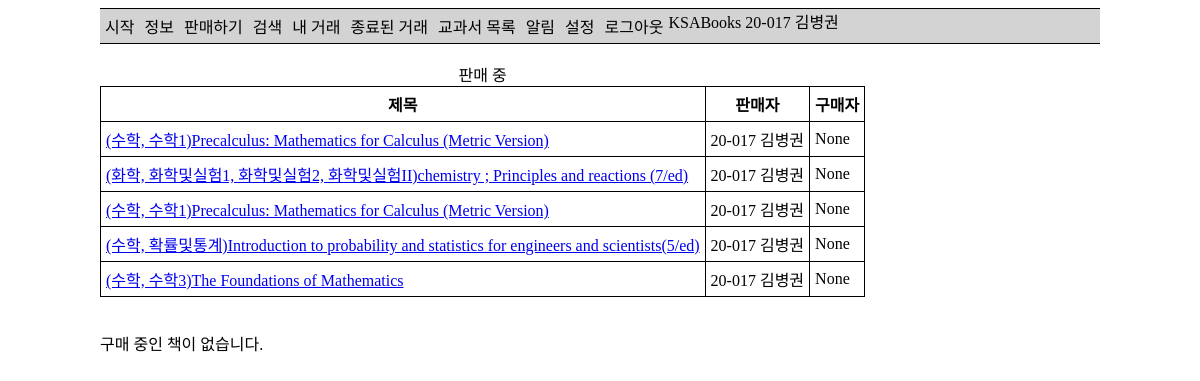
The page /my-offers/ (signed in) on the database as committed earlier.
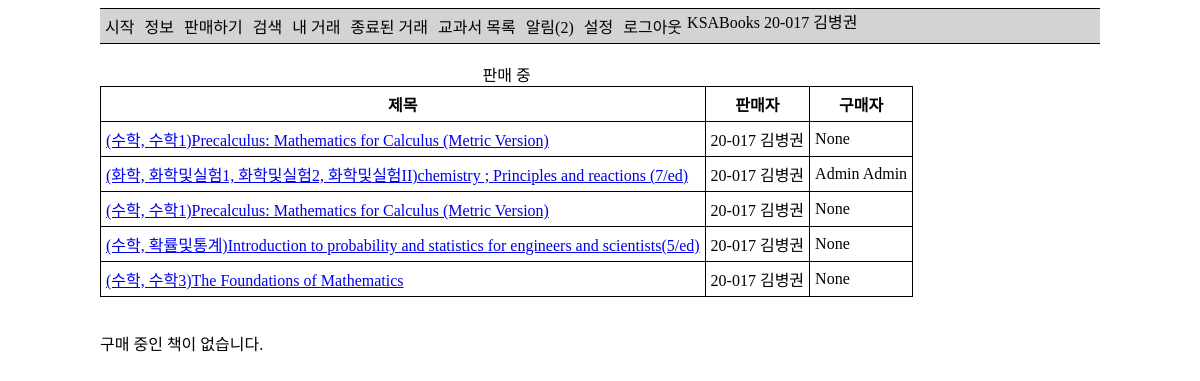
The same page on the database as committed later.
### ksa_books_app/models.py (models this page shows)
class Offer(models.Model):
    seller = models.ForeignKey(settings.AUTH_USER_MODEL, on_delete=models.SET_NULL, null=True,
                               related_name='offer_seller')
    buyer = models.ForeignKey(settings.AUTH_USER_MODEL, on_delete=models.SET_NULL, null=True, blank=True,
                              related_name='offer_buyer')
    want_users = models.ManyToManyField(settings.AUTH_USER_MODEL, blank=True)
    seller_done = models.BooleanField(null=True, default=False)
    buyer_done = models.BooleanField(null=True, default=False)
    book = models.ForeignKey(Book, on_delete=models.SET_NULL, null=True, verbose_name='책')
    price = models.PositiveIntegerField(verbose_name='판매 가격')
    worn_degree = models.CharField(choices=QUALITY, max_length=1, verbose_name='낡은 정도')
    worn_explain = models.TextField(verbose_name='설명', null=True, blank=True)
    note_degree = models.CharField(choices=QUALITY, max_length=1, verbose_name='필기 정도')
    note_explain = models.TextField(verbose_name='설명', null=True, blank=True)
    other = models.TextField(verbose_name='기타 내용', null=True, blank=True)
    date_time = models.DateTimeField(auto_now_add=True, null=True)
    views = models.ManyToManyField(settings.AUTH_USER_MODEL, blank=True, related_name='views')
    def get_absolute_url(self):
        return reverse('check-offer', args=[str(self.id)])

class StudentUser(AbstractBaseUser, PermissionsMixin):
    objects = StudentUserManager()
    student_id = models.CharField(max_length=10, verbose_name='학번', help_text='00-000', unique=True)
    name = models.CharField(max_length=100, verbose_name='이름')
    email = models.EmailField()
    is_active = models.BooleanField(default=True)
    is_admin = models.BooleanField(default=False)
    is_superuser = models.BooleanField(default=False)
    is_staff = models.BooleanField(default=False)
    date_joined = models.DateTimeField(auto_now_add=True)
    notifications = models.ManyToManyField(Notification, blank=True)
    unread_notification = models.PositiveIntegerField(default=0)
    notify_books = models.ManyToManyField(Book, verbose_name='원하는 책', blank=True)
    notify_comment = models.BooleanField(default=True, verbose_name='자신에게 댓글을 썼을 때')
    notify_new_offer = models.BooleanField(default=True, verbose_name='원하는 책이 올라왔을 때')
    notify_sold_to_user = models.BooleanField(default=True, verbose_name='자신에게 책을 판매했을 때')
    notify_sold_to_other = models.BooleanField(default=True, verbose_name='구매 신청한 책이 다른 사람에게 판매되었을 때')
    notify_new_want = models.BooleanField(default=True, verbose_name='자신의 책을 누군가 구매 신청했을 때')
    USERNAME_FIELD = 'student_id'
    REQUIRED_FIELDS = ['name']
    def __str__(self):
        return ' '.join([self.student_id, self.name])
    def is_international(self):
        return self.student_id[3] == '2'

class Book(models.Model):
    title = models.CharField(max_length=100, verbose_name='제목')
    author = models.CharField(max_length=100, verbose_name='저자')
    courses = models.ManyToManyField(Course, verbose_name='과목')
    subject = models.ForeignKey(Subject, verbose_name='교과', on_delete=models.SET_NULL, null=True)
    publisher = models.CharField(max_length=100, verbose_name='출판사')
    isbn = models.CharField(max_length=13, verbose_name='ISBN',
                            help_text='13 Character <a href="https://www.isbn-international.org/content/what-isbn">ISBN number</a>')
    list_price = models.PositiveIntegerField(verbose_name='정가', null=True, blank=True)
    group_price = models.PositiveIntegerField(verbose_name='공동구매 가격', null=True, blank=True)
    using = models.BooleanField(verbose_name='사용 여부')
    class Meta:
        permissions = (
            ('load_data', 'Can load data'),
        )
        ordering = ['subject']
    def __str__(self):
        return f'({self.subject}, {self.display_courses()}){self.title}'
    def display_courses(self):
        return ', '.join([str(c) for c in self.courses.all()])
    display_courses.short_description = '수업'

class Subject(models.Model):
    name = models.CharField(max_length=10, verbose_name='교과명')
    def __str__(self):
        return self.name

class Course(models.Model):
    subject = models.ForeignKey(Subject, on_delete=models.SET_NULL, verbose_name='교과', null=True)
    name = models.CharField(max_length=50, verbose_name='과목명')
    open = models.BooleanField(verbose_name='수강 가능')
    def __str__(self):
        return self.name

### ksa_books_app/views.py (the view)
# urls.py: path('my-offers/', views.my_offers, name='my-offers'),
@login_required
def my_offers(request):
    sell_offers = Offer.objects.filter(seller=request.user).filter(seller_done=False)
    buy_offers = Offer.objects.filter(want_users=request.user).filter(buyer_done=False)
    context = {
        'sell_offers': sell_offers,
        'buy_offers': buy_offers,
    }
    return render(request, 'my_offers.html', context=context)

### ksa_books_app/templates/my_offers.html
{% extends 'base_generic.html' %}
{% block content %}
    {% if sell_offers %}
        <table>
            <caption>판매 중</caption>
            <tr>
                <th>제목</th>
                <th>판매자</th>
                <th>구매자</th>
            </tr>
            {% for sell_offer in sell_offers %}
                <tr>
                    <td><a href="{{ sell_offer.get_absolute_url }}">{{ sell_offer.book }}</a></td>
                    <td>{{ sell_offer.seller }}</td>
                    <td>{{ sell_offer.buyer }}</td>
                </tr>
            {% endfor %}
        </table>
    {% else %}
        <p>판매 중인 책이 없습니다.</p>
    {% endif %}
    <br>
    {% if buy_offers %}
        <table>
            <caption>구매 중</caption>
            <tr>
                <th>제목</th>
                <th>판매자</th>
                <th>구매자</th>
            </tr>
            {% for buy_offer in buy_offers %}
                <tr>
                    <td><a href="{{ buy_offer.get_absolute_url }}">{{ buy_offer.book }}</a></td>
                    <td>{{ buy_offer.seller }}</td>
                    <td>{{ buy_offer.buyer }}</td>
                </tr>
            {% endfor %}
        </table>
    {% else %}
        <p>구매 중인 책이 없습니다.</p>
    {% endif %}
{% endblock %}

### ksa_books_app/templates/base_generic.html (shortened to what this page needs)
{% load tags %}
<!DOCTYPE html>
<html lang="ko">
<head>
</head>
<body>
    <div class="container">
        <div class="navigation">
            <span>KSABooks</span>
            <a href="{% url 'home' %}">시작</a>
            <a href="{% url 'about' %}">정보</a>
            <a href="{% url 'sell' %}">판매하기</a>
            <a href="{% url 'search' %}">검색</a>
            <a href="{% url 'my-offers' %}">내 거래</a>
            <a href="{% url 'past-transaction' %}">종료된 거래</a>
            <a href="{% url 'book-list' %}">교과서 목록</a>
            {% if user.unread_notification == 0 or not user.is_authenticated %}
                <a href="{% url 'notification' %}">알림</a>
            {% else %}
                <a href="{% url 'notification' %}">알림({{ user.unread_notification }})</a>
            {% endif %}
            <a href="{% url 'setting' %}">설정</a>
            {% if user.is_authenticated %}
                <a href="{% url 'logout' %}">로그아웃</a>
            {% else %}
                <a href="{% url 'login' %}">로그인</a>
            {% endif %}
            {% if user.is_authenticated %}
                <span>{{ user }}</span>
            {% endif %}
        </div>
        <br>
        {% block content %}{% endblock %}
    </div>
</body>
</html>

Rows that differ between the two databases and show on the page:
changed StudentUser "20-017 김병권": unread_notification (not shown) → "2"
changed Offer "(화학, 화학및실험1, 화학및실험2, 화학및실험II)chemistry ; Principles and reactions (7/ed)": buyer "None" → "Admin Admin"
Other text that changed with them:
text no longer shown: "알림"
text now shown: "알림( )"
